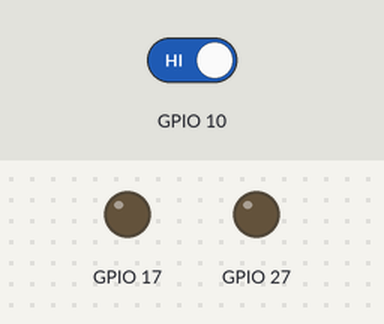
Simulated run of this program. Board: Raspberry Pi (BCM pin numbers). Parts: output pins drawn as LEDs (lit = HIGH). Dashed ring = blinking. Inputs (shaded band) come from the test bench; at power-on: GPIO 10 HIGH.

Above: at 1.2 s.
1.3 s: GPIO 10 driven LOW
At 1.46 s:
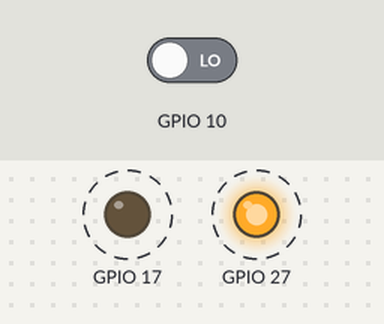
4.3 s: GPIO 10 driven HIGH
At 5.6 s:
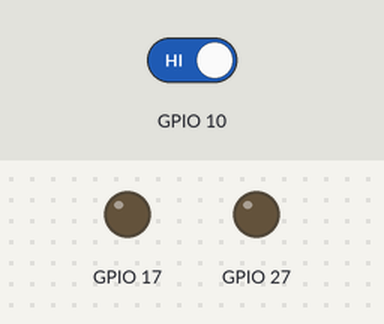
Timing chart, 0 to 7.3 s (numbered marks = the images above; inputs shaded):
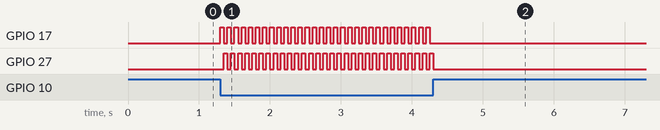

The program:

button_christmas.py
```python
#!/usr/bin/python
import os
import time
import RPi.GPIO as GPIO

GPIO.setmode(GPIO.BCM)
GPIO.setwarnings(False)

GPIO.setup(10, GPIO.IN)
GPIO.setup(17, GPIO.OUT)
GPIO.setup(27, GPIO.OUT)

lights = True

while 1:
	if GPIO.input(10) == False:
		if lights:
			GPIO.output(27, GPIO.LOW)
			GPIO.output(17, GPIO.HIGH)
			lights = False
		else:
			GPIO.output(17, GPIO.LOW)
			GPIO.output(27, GPIO.HIGH)
			lights = True
	else:
		GPIO.output(27, GPIO.LOW)
		GPIO.output(17, GPIO.LOW)

	time.sleep(0.05)
```

Measured:
- after the input at 1.3 s, GPIO 17: alternates HIGH for 0.05 s and LOW for 0.05 s, starting at once; GPIO 27: alternates HIGH for 0.05 s and LOW for 0.05 s, starting after 0.05 s
- after the input at 4.3 s, GPIO 17: stops changing and stays LOW; GPIO 27: goes on until 4.3 s, then stays LOW
